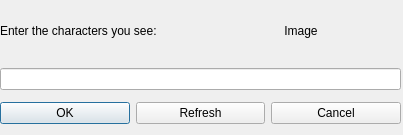
<?xml version="1.0" encoding="UTF-8"?>
<ui version="4.0">
 <class>uiEmail</class>
 <widget class="QDialog" name="uiEmail">
  <property name="geometry">
   <rect>
    <x>0</x>
    <y>0</y>
    <width>403</width>
    <height>135</height>
   </rect>
  </property>
  <property name="minimumSize">
   <size>
    <width>403</width>
    <height>135</height>
   </size>
  </property>
  <property name="maximumSize">
   <size>
    <width>403</width>
    <height>135</height>
   </size>
  </property>
  <property name="windowTitle">
   <string>Change email address</string>
  </property>
  <property name="windowIcon">
   <iconset>
    <normaloff>:/images/logo_64.png</normaloff>:/images/logo_64.png</iconset>
  </property>
  <widget class="QWidget" name="verticalLayoutWidget">
   <property name="geometry">
    <rect>
     <x>0</x>
     <y>0</y>
     <width>401</width>
     <height>131</height>
    </rect>
   </property>
   <layout class="QVBoxLayout" name="verticalLayout">
    <item>
     <layout class="QHBoxLayout" name="horizontalLayout">
      <item>
       <widget class="QLabel" name="label">
        <property name="text">
         <string>Enter the characters you see:</string>
        </property>
       </widget>
      </item>
      <item>
       <widget class="QLabel" name="label_2">
        <property name="minimumSize">
         <size>
          <width>200</width>
          <height>50</height>
         </size>
        </property>
        <property name="maximumSize">
         <size>
          <width>200</width>
          <height>50</height>
         </size>
        </property>
        <property name="text">
         <string>Image</string>
        </property>
        <property name="alignment">
         <set>Qt::AlignCenter</set>
        </property>
       </widget>
      </item>
     </layout>
    </item>
    <item>
     <widget class="QLineEdit" name="lineEdit"/>
    </item>
    <item>
     <layout class="QHBoxLayout" name="horizontalLayout_2">
      <item>
       <widget class="QPushButton" name="pushButton">
        <property name="text">
         <string>OK</string>
        </property>
       </widget>
      </item>
      <item>
       <widget class="QPushButton" name="pushButton_2">
        <property name="text">
         <string>Refresh</string>
        </property>
       </widget>
      </item>
      <item>
       <widget class="QPushButton" name="pushButton_3">
        <property name="text">
         <string>Cancel</string>
        </property>
       </widget>
      </item>
     </layout>
    </item>
   </layout>
  </widget>
 </widget>
 <resources/>
 <connections/>
</ui>
